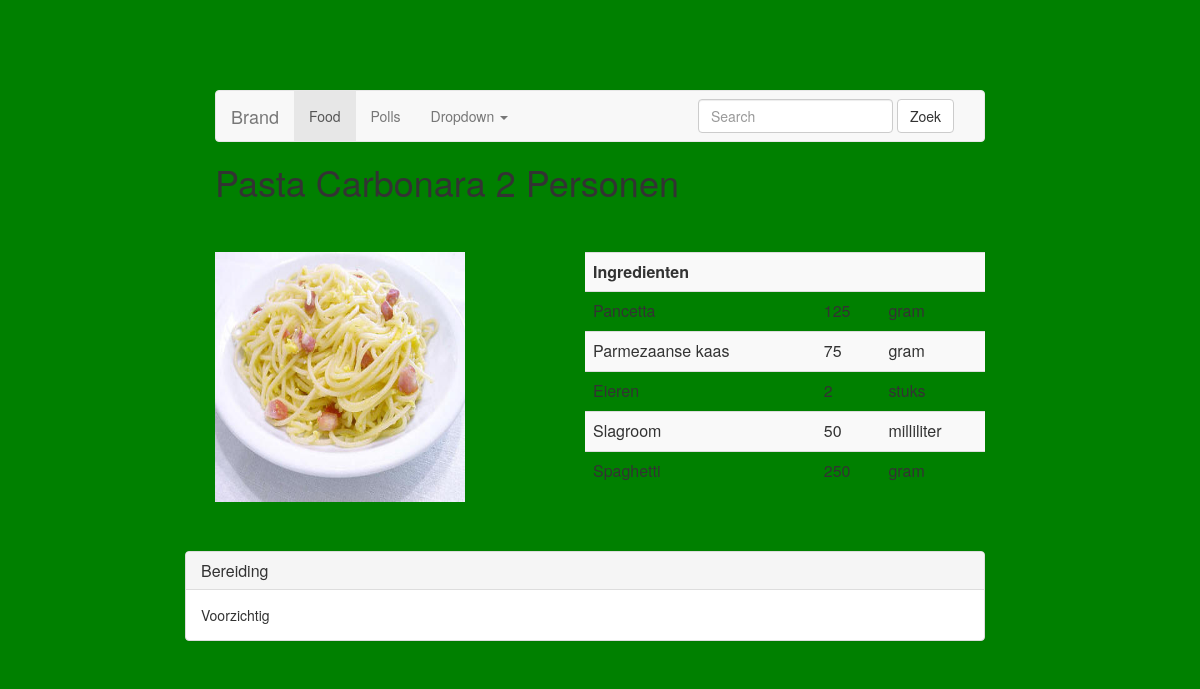
/food/2/, run on the app's committed database.
### food/models.py (models this page shows, shortened)
class Dish(models.Model):
    name = models.CharField(max_length=50)
    type_dish = models.CharField(max_length=50)
    description = models.CharField(max_length=250)
    pub_date = models.DateTimeField('date published')
    persons = models.IntegerField()
    url = models.CharField(max_length=30)
    preparation = models.TextField()

class Ingredient(models.Model):
    dish = models.ForeignKey(Dish)
    ingredient = models.CharField(max_length=30)
    amount = models.IntegerField(default=0)
    unit = models.CharField(max_length=10)

### food/views.py (the view)
# urls.py: url(r'^(?P<pk>\d+)/$', views.DetailView.as_view(), name='detail'),
class DetailView(generic.DetailView):
    model = Dish
    template_name = 'food/detail.html'

### food/templates/food/detail.html (shortened to what this page needs)
<div class="container">
{% include "food/navbar.html" %}
{% load staticfiles %}
{% load bootstrap3 %}
{% bootstrap_css %}
<link rel="stylesheet" type="text/css" href="{% static 'food/style.css' %}" />
	<div id='header'>
		<h1>{{ dish.name }}  {{dish.persons}} Personen</h1>
	</div>
	<div id='content-left'>
		{% if dish.url != None %}
			<img src="/static/food/images/{{ dish.url }}" width="250" height="250">
		{% endif %}
	</div>
	<div id ='content-right'>
		<table class="table table-striped">
		<th>Ingredienten</th>
		<th></th>
		<th></th>
		{% for ingredient in dish.ingredient_set.all %}
			<tr>
				<td>{{ ingredient.ingredient }}</td>
				<td>{{ ingredient.amount }}</td>
				<td>{{ ingredient.unit }}</td>
			</tr>
		{% endfor %}
		</table>
	</div>
	<div id='panel'>
		<div class="panel panel-default">
		  <div class="panel-heading">
		    <h3 class="panel-title">Bereiding</h3>
		  </div>
		  <div class="panel-body">
		    {{ dish.preparation }}
		  </div>
		</div>
	</div>
</div>

### food/static/food/style.css (style rules this page uses)
.container { margin:auto; width: 800px; }
#content-left { margin-top:40px; float:left; vertical-align: left; width:350px; }
#content-right { margin-top:40px; float: right; width:400px; vertical-align: right; }
#panel { margin-top: 40px; float:right; width:800px; }

### data on the page
Dish: name "Pasta Carbonara", persons "2", url (picture), preparation "Voorzichtig"
Ingredient: ingredient "Pancetta", amount "125", unit "gram"
Ingredient: ingredient "Parmezaanse kaas", amount "75", unit "gram"
Ingredient: ingredient "Eieren", amount "2", unit "stuks"
Ingredient: ingredient "Slagroom", amount "50", unit "milliliter"
Ingredient: ingredient "Spaghetti", amount "250", unit "gram"
